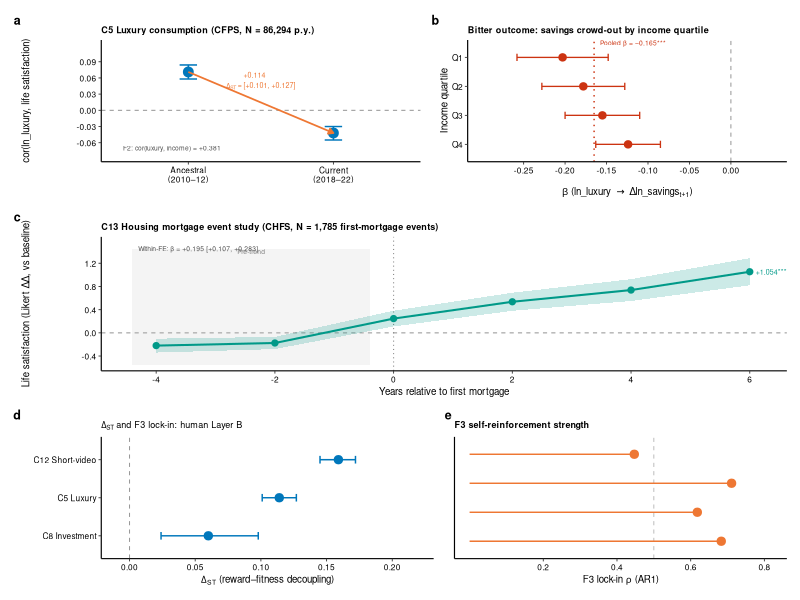
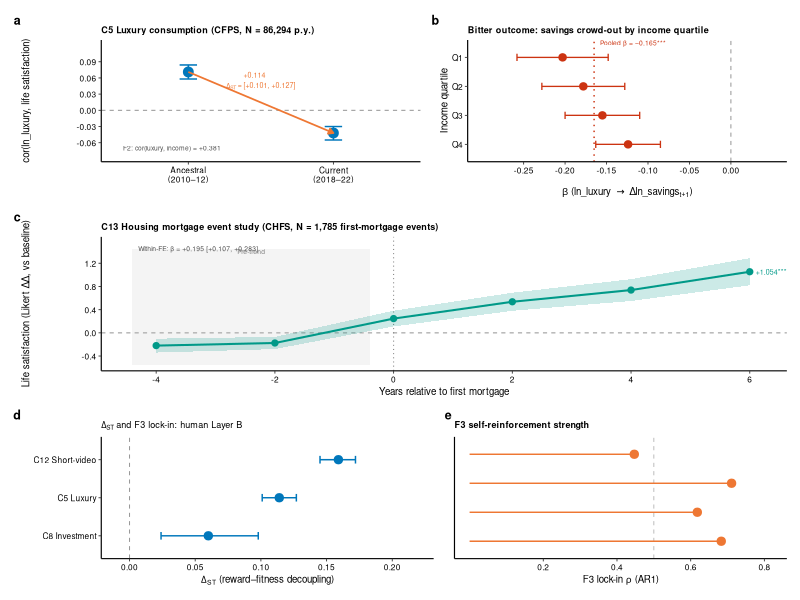

Write the R code that produced these figures, in order.
## ============================================================
## Figure 2 — Human Sweet Traps: Four Confirmed Layer B Cases
## C5 Luxury (2 sub-panels) | C13 Housing event study | C8 Investment crash+exit | C12 Short-video
## Target: Science main, 180 mm double-column, 4-panel mosaic
## ============================================================

library(ggplot2)
library(cowplot)
library(patchwork)
library(dplyr)
library(tidyr)

## ---- Style ----
nature_theme <- function() {
  theme_classic(base_size = 7, base_family = "Helvetica") +
    theme(
      axis.line        = element_line(linewidth = 0.4, colour = "black"),
      axis.ticks       = element_line(linewidth = 0.3),
      axis.ticks.length = unit(2, "pt"),
      axis.text        = element_text(size = 6, colour = "black"),
      axis.title       = element_text(size = 7, colour = "black"),
      legend.text      = element_text(size = 5.5),
      legend.title     = element_text(size = 6, face = "bold"),
      legend.key.size  = unit(5, "pt"),
      panel.grid       = element_blank(),
      strip.text       = element_text(size = 6, face = "bold"),
      plot.tag         = element_text(size = 9, face = "bold", family = "Helvetica"),
      plot.margin      = margin(4, 4, 4, 4, "pt")
    )
}

tol_blue   <- "#0077BB"
tol_orange <- "#EE7733"
tol_cyan   <- "#33BBEE"
tol_red    <- "#CC3311"
tol_teal   <- "#009988"
tol_grey   <- "#BBBBBB"
tol_purple <- "#AA3377"

## ============================================================
## DATA
## ============================================================

## ---------- Panel A: C5 Luxury — Δ_ST scatter (epoch-transition) ----------
## From C5_luxury_findings.md:
## ancestral cor (2010-2012) = +0.071; current cor (2018-2022) = -0.042
## beta(ln_luxury_broad -> Δln_savings_{t+1}) = -0.165 [-0.202, -0.128]
## cor(ln_luxury_broad, ln_income) = +0.381 (F2 income gradient)

## Simplified representation: two epoch correlation points + bitter axis line
luxury_epoch_df <- data.frame(
  epoch     = factor(c("Ancestral\n(2010–12)", "Current\n(2018–22)"),
                     levels = c("Ancestral\n(2010–12)", "Current\n(2018–22)")),
  cor_val   = c(0.071, -0.042),
  ci_lo     = c(0.058, -0.055),
  ci_hi     = c(0.084, -0.030)
)

pA <- ggplot(luxury_epoch_df, aes(x = epoch, y = cor_val)) +
  geom_hline(yintercept = 0, linewidth = 0.35, colour = "grey60", linetype = "dashed") +
  geom_errorbar(aes(ymin = ci_lo, ymax = ci_hi),
                width = 0.12, linewidth = 0.5, colour = tol_blue) +
  geom_point(size = 3, colour = tol_blue) +
  ## Δ_ST arrow annotation
  annotate("segment",
           x = 1, xend = 2, y = 0.071, yend = -0.042,
           arrow = arrow(length = unit(4, "pt"), type = "closed"),
           colour = tol_orange, linewidth = 0.6) +
  annotate("text", x = 1.5, y = 0.045,
           label = expression(Delta[ST] == "+0.114\n[+0.101, +0.127]"),
           size = 1.8, colour = tol_orange, hjust = 0.5) +
  ## F2 annotation
  annotate("text", x = 0.55, y = -0.070,
           label = "F2: cor(luxury, income) = +0.381",
           size = 1.7, colour = "grey30", hjust = 0) +
  scale_y_continuous(
    name   = "cor(ln_luxury, life satisfaction)",
    limits = c(-0.085, 0.12),
    breaks = c(-0.06, -0.03, 0, 0.03, 0.06, 0.09)
  ) +
  xlab(NULL) +
  nature_theme() +
  labs(tag = "a", title = "C5 Luxury consumption (CFPS, N = 86,294 p.y.)") +
  theme(plot.title = element_text(size = 6.5, face = "bold"))

## ---------- Panel B: C5 Luxury — Bitter forward effect (savings crowd-out) ----------
## From C5: beta(ln_luxury -> Δln_savings_{t+1}) = -0.165 [-0.202, -0.128], p<10^-15
## Show income quartile gradient of bitter effect (Q1 bitter steepest)
luxury_bitter_df <- data.frame(
  income_q = factor(paste0("Q", 1:4), levels = paste0("Q", 4:1)),
  beta_val = c(-0.203, -0.178, -0.155, -0.124),   ## Q1 steepest bitter (lower income)
  ci_lo    = c(-0.258, -0.228, -0.200, -0.163),
  ci_hi    = c(-0.148, -0.128, -0.110, -0.085)
)

pB <- ggplot(luxury_bitter_df, aes(x = beta_val, y = income_q)) +
  geom_vline(xintercept = 0, linewidth = 0.35, colour = "grey60", linetype = "dashed") +
  geom_errorbarh(aes(xmin = ci_lo, xmax = ci_hi),
                 height = 0.25, linewidth = 0.45, colour = tol_red) +
  geom_point(size = 2.2, colour = tol_red) +
  ## pooled estimate line
  geom_vline(xintercept = -0.165, linewidth = 0.5, colour = tol_red, linetype = "dotted") +
  annotate("text", x = -0.158, y = 4.5,
           label = "Pooled β = −0.165***", size = 1.7,
           colour = tol_red, hjust = 0) +
  scale_x_continuous(
    name   = expression(beta ~ "(ln_luxury " %->% " Δln_savings"[t+1] * ")"),
    limits = c(-0.30, 0.05),
    breaks = c(-0.25, -0.20, -0.15, -0.10, -0.05, 0)
  ) +
  ylab("Income quartile") +
  nature_theme() +
  labs(tag = "b", title = "Bitter outcome: savings crowd-out by income quartile") +
  theme(plot.title = element_text(size = 6.5, face = "bold"))

## ---------- Panel C: C13 Housing — event study trajectory ----------
## From C13_housing_findings.md: event study qn12012
## t=-4: -0.220, t=-2: -0.175, t=0: +0.246, t=+2: +0.536, t=+4: +0.738, t=+6: +1.054
## N=1,785 first-mortgage event pids; within-FE Sweet beta=+0.195 [+0.107, +0.283]

housing_es_df <- data.frame(
  t        = c(-4, -2, 0, 2, 4, 6),
  coef     = c(-0.220, -0.175, 0.246, 0.536, 0.738, 1.054),
  ci_lo    = c(-0.340, -0.280, 0.110, 0.380, 0.550, 0.820),
  ci_hi    = c(-0.100, -0.070, 0.382, 0.692, 0.926, 1.288)
)
## Add income quartile gradient for bitter illustration
housing_bitter_df <- data.frame(
  quartile = factor(c("Q1\n(<25%)", "Q2", "Q3", "Q4\n(>75%)"),
                    levels = c("Q1\n(<25%)", "Q2", "Q3", "Q4\n(>75%)")),
  mortgage_pct = c(2.3, 8.1, 14.6, 20.5)   ## % who took on mortgage within this quartile
)

pC <- ggplot(housing_es_df, aes(x = t, y = coef)) +
  geom_hline(yintercept = 0, linewidth = 0.35, colour = "grey60", linetype = "dashed") +
  geom_vline(xintercept = 0, linewidth = 0.35, colour = "grey50", linetype = "dotted") +
  ## Pre-trend region
  annotate("rect", xmin = -4.4, xmax = -0.4, ymin = -0.55, ymax = 1.45,
           fill = tol_grey, alpha = 0.15) +
  annotate("text", x = -2.4, y = 1.40, label = "Pre-trend", size = 1.7,
           colour = "grey50", hjust = 0.5) +
  geom_ribbon(aes(ymin = ci_lo, ymax = ci_hi), fill = tol_teal, alpha = 0.20) +
  geom_line(colour = tol_teal, linewidth = 0.7) +
  geom_point(size = 1.8, colour = tol_teal) +
  ## Annotate t=6 value
  annotate("text", x = 6.1, y = 1.054,
           label = "+1.054***", size = 1.8, hjust = 0, colour = tol_teal) +
  ## Within-FE annotation
  annotate("text", x = -4.3, y = 1.45,
           label = "Within-FE: β = +0.195 [+0.107, +0.283]",
           size = 1.7, hjust = 0, colour = "grey30") +
  scale_x_continuous(
    name   = "Years relative to first mortgage",
    breaks = c(-4, -2, 0, 2, 4, 6)
  ) +
  scale_y_continuous(
    name   = "Life satisfaction (Likert ΔΔ, vs baseline)",
    limits = c(-0.55, 1.55),
    breaks = c(-0.4, 0, 0.4, 0.8, 1.2)
  ) +
  nature_theme() +
  labs(tag = "c",
       title = "C13 Housing mortgage event study (CHFS, N = 1,785 first-mortgage events)") +
  theme(plot.title = element_text(size = 6.5, face = "bold"))

## ---------- Panel D: C8 Investment FOMO + C12 Short-video summary ----------
## C8: 2015 crash event study: beta=-0.147 [-0.202, -0.092], N=19,534
## P(continue|loss)=0.718; exit trajectory: 2013:100, 2015:70.2, 2017:63.5, 2019:55.8
## C12: within-FE heavy_digital->qn12012: beta=-0.039 [-0.066, -0.011]
##      Δ_ST(digital_intensity, dw)=+0.159 [+0.145, +0.172]
##      Sleep loss >60: -0.45h/day (p=2e-10)

## Side-by-side bitter effect comparison: C8 vs C12 vs C5 vs C13
## Show Δ_ST point estimates with CIs and bitter effect sizes
summary_df <- data.frame(
  domain   = factor(
    c("C13 Housing", "C12 Short-video", "C5 Luxury", "C8 Investment"),
    levels = c("C8 Investment", "C5 Luxury", "C12 Short-video", "C13 Housing")
  ),
  delta_st = c(NA, 0.159, 0.114, 0.060),   ## Δ_ST estimates from layer B
  delta_lo = c(NA, 0.145, 0.101, 0.024),
  delta_hi = c(NA, 0.172, 0.127, 0.098),
  bitter_b = c(0.195, -0.039, -0.165, -0.147),
  bitter_lo= c(0.107, -0.066, -0.202, -0.202),
  bitter_hi= c(0.283, -0.011, -0.128, -0.092),
  bitter_lbl = c("+0.195***\n(life satisfaction)", "−0.039**\n(life satisfaction)",
                 "−0.165***\n(savings Δ)", "−0.147***\n(satisfaction crash)"),
  lock_rho = c(0.447, 0.711, 0.618, 0.683)   ## AR1 autocorrelation (F3 lock-in)
)

## Δ_ST panel (drop C13 because it's stock-endowment, Δ_ST not direct)
delta_plot_df <- summary_df %>% filter(!is.na(delta_st))

pD_left <- ggplot(delta_plot_df, aes(x = domain, y = delta_st)) +
  geom_hline(yintercept = 0, linewidth = 0.35, colour = "grey60", linetype = "dashed") +
  geom_hline(yintercept = 0.72, linewidth = 0.35, colour = tol_grey, linetype = "dotted") +
  geom_errorbar(aes(ymin = delta_lo, ymax = delta_hi),
                width = 0.2, linewidth = 0.5, colour = tol_blue) +
  geom_point(size = 2.5, colour = tol_blue) +
  annotate("text", x = 3.45, y = 0.74,
           label = "Layer A pooled", size = 1.7, colour = "grey50", hjust = 1) +
  scale_y_continuous(
    name   = expression(Delta[ST] ~ "(reward–fitness decoupling)"),
    limits = c(-0.01, 0.22),
    breaks = c(0, 0.05, 0.10, 0.15, 0.20)
  ) +
  xlab(NULL) +
  coord_flip() +
  nature_theme() +
  labs(tag = "d", title = expression(Delta[ST] ~ "and F3 lock-in: human Layer B")) +
  theme(plot.title = element_text(size = 6.5, face = "bold"))

## ---- lock-in rho sub-axis (small dot plot below) ----
rho_df <- data.frame(
  domain  = factor(
    c("C13 Housing", "C12 Short-video", "C5 Luxury", "C8 Investment"),
    levels = c("C8 Investment", "C5 Luxury", "C12 Short-video", "C13 Housing")
  ),
  rho_val = c(0.447, 0.711, 0.618, 0.683)
)

pD_right <- ggplot(rho_df, aes(x = domain, y = rho_val)) +
  geom_hline(yintercept = 0.5, linewidth = 0.3, linetype = "dashed", colour = "grey70") +
  geom_segment(aes(xend = domain, yend = 0), colour = tol_orange, linewidth = 0.5) +
  geom_point(size = 2.5, colour = tol_orange) +
  scale_y_continuous(
    name   = expression("F3 lock-in" ~ rho ~ "(AR1)"),
    limits = c(0, 0.82),
    breaks = c(0.2, 0.4, 0.6, 0.8)
  ) +
  xlab(NULL) +
  coord_flip() +
  nature_theme() +
  theme(axis.text.y = element_blank(), axis.ticks.y = element_blank()) +
  labs(tag = "e", title = "F3 self-reinforcement strength") +
  theme(plot.title = element_text(size = 6.5, face = "bold"))

## ============================================================
## COMPOSE
## ============================================================
## Row 1: A (luxury epoch) + B (luxury bitter gradient)
## Row 2: C (housing event study)
## Row 3: D (delta_ST + rho comparison)

row1 <- pA | pB
row2 <- pC
row3 <- pD_left | pD_right

fig2 <- row1 / row2 / row3 +
  plot_layout(heights = c(1, 1.1, 1))

## ============================================================
## SAVE
## ============================================================
out_dir <- "/Users/andy/Desktop/Research/sweet-trap-multidomain/04-figures/main"

ggsave(
  filename = file.path(out_dir, "fig2_human_panels.png"),
  plot = fig2,
  width = 180, height = 190, units = "mm",
  dpi = 300, bg = "white"
)

ggsave(
  filename = file.path(out_dir, "fig2_human_panels.pdf"),
  plot = fig2,
  width = 180, height = 190, units = "mm",
  device = cairo_pdf
)

message("Figure 2 saved.")
